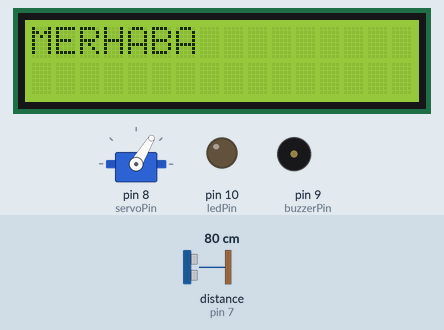
Recording of a sketch running on a simulated Arduino Uno, built with avr-gcc and run on an emulated ATmega328P. Parts: servo, 16×2 character LCD, output pins drawn as LEDs (lit = HIGH), buzzer (waves = sounding). Wiring (inferred from the names in the program): ultrasonic range finder: trigger pin 6; echo pin 7. The inputs (shaded band) are chosen by the test bench; at power-on: distance to the obstacle (sensor on pin 7) 80 cm. The echo pulse lasts 58.3 µs per cm; pins used as bus, display or sensor lines are not drawn; what the sketch prints to the serial monitor is not drawn.

Above: at 1.28 s.
1.3 s: distance to the obstacle (sensor on pin 7) set to 2 cm
At 3.4 s:
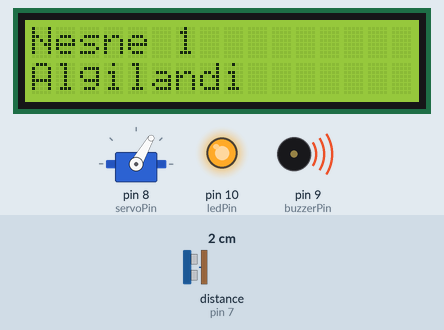
4.0 s: distance to the obstacle (sensor on pin 7) set to 55 cm
7.0 s: distance to the obstacle (sensor on pin 7) set to 66 cm
At 7.64 s:
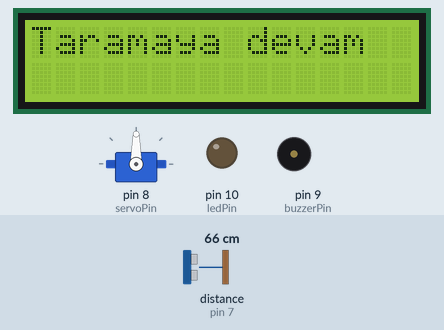
8.6 s: distance to the obstacle (sensor on pin 7) set to 4 cm
At 11.0 s:
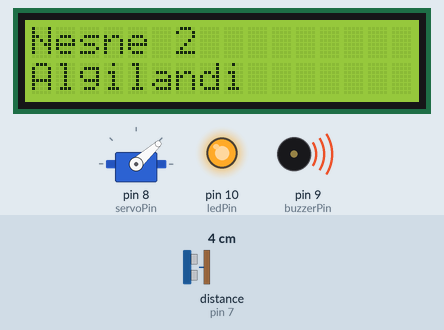
11.3 s: distance to the obstacle (sensor on pin 7) set to 120 cm
At 11.46 s:
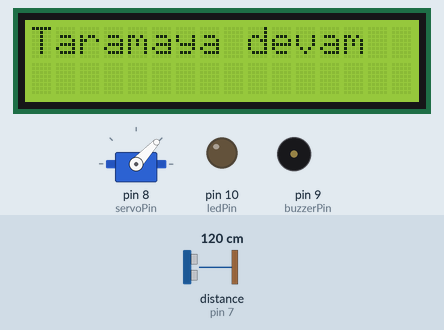
14.3 s: distance to the obstacle (sensor on pin 7) set to 9 cm
At 17.9 s:
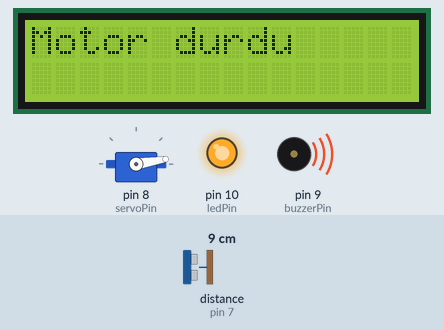
Timing chart, 0 to 19.4 s (numbered marks = the images above; inputs shaded):
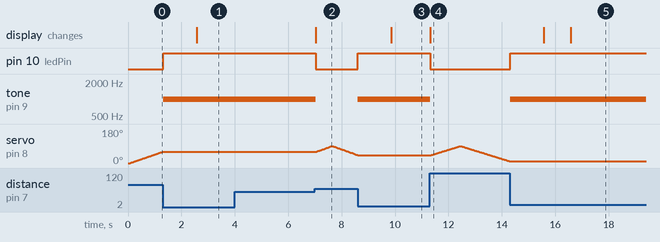

Measured:
- the behaviour switches between 60 and 61 cm on distance to the obstacle (sensor on pin 7) (found by bisection; images 1 and 2)
- after the input at 1.3 s, pin 10 (ledPin): LOW → HIGH at once; tone on pin 9 (buzzerPin): silent → 1000 Hz at once; servo on pin 8 (servoPin): stops changing and stays 60°; the display: changes after 1.3 s (image 1)
- after the input at 4.0 s, every drawn part: stays the same
- after the input at 7.0 s, pin 10 (ledPin): HIGH → LOW at once; tone on pin 9 (buzzerPin): 1000 Hz → silent at once; servo on pin 8 (servoPin): rises from 60° to 90° in 0.55 s, then falls to 43° in 0.94 s; the display: changes at once (image 2)
- after the input at 8.6 s, pin 10 (ledPin): LOW → HIGH at once; tone on pin 9 (buzzerPin): silent → 1000 Hz at once; servo on pin 8 (servoPin): goes on until 8.6 s, then stays 42°; the display: changes after 1.3 s (image 3)
- after the input at 11.3 s, pin 10 (ledPin): HIGH → LOW at once; tone on pin 9 (buzzerPin): 1000 Hz → silent at once; servo on pin 8 (servoPin): rises from 42° to 90° in 1.1 s, then falls to 9° in 1.9 s; the display: changes at once (image 4)
- after the input at 14.3 s, pin 10 (ledPin): LOW → HIGH at once; tone on pin 9 (buzzerPin): silent → 1000 Hz at once; servo on pin 8 (servoPin): stops changing and stays 9°; the display: first changes after 1.3 s (image 5 shows a later state)

The sketch:

sketch_sep25e.ino
```cpp
#include <Servo.h>
#include <LiquidCrystal.h> // LCD kütüphanesi

// Pin ayarları
const int trigPin = 6; // Trig pinini 6 olarak ayarladık
const int echoPin = 7; // Echo pinini 7 olarak ayarladık
const int ledPin = 10; // LED için pin
const int buzzerPin = 9; // Buzzer için pin
const int servoPin = 8; // Servo motor için pin
const int threshold = 60; // Mesafe eşiği (cm)
const unsigned long detectionDuration = 1250; // 1 saniye (milisaniye cinsinden)

const int maxObjects = 3; // Algılanabilecek maksimum nesne sayısı
const unsigned long maxDuration = 20000; // 30 saniye (milisaniye cinsinden)

// LCD bağlantıları
LiquidCrystal lcd(12, 11, 5, 4, 3, 2); // RS, E, D4, D5, D6, D7
Servo myServo; // Servo motor nesnesi

// Değişkenler
bool objectDetected = false; // Nesne algı durumu
int currentAngle = 0; // Servo motorun mevcut açısı
unsigned long detectionStartTime = 0; // Nesnenin algılanmaya başladığı zaman
int objectCounter = 0; // Algılanan nesnelerin sayısı
bool isObjectPrinted = false; // Nesnenin ekrana yazılıp yazılmadığını kontrol eder
bool stopMotor = false; // Motorun durma durumu
unsigned long startMillis; // Başlangıç zamanı için değişken

void setup() {
  Serial.begin(9600); // Seri iletişimi başlat
  pinMode(trigPin, OUTPUT); // Trig pinini çıkış olarak ayarla
  pinMode(echoPin, INPUT);  // Echo pinini giriş olarak ayarla
  pinMode(ledPin, OUTPUT);   // LED pinini çıkış olarak ayarla
  pinMode(buzzerPin, OUTPUT); // Buzzer pinini çıkış olarak ayarla

  myServo.attach(servoPin); // Servo motoru bağla
  myServo.write(currentAngle); // Başlangıç açısı

  lcd.begin(16, 2); // LCD boyutunu ayarla
  lcd.print("MERHABA"); // Başlangıçta mesajı yazdır

  startMillis = millis(); // Başlangıç zamanını al
}

void loop() {
  // Eğer 30 saniye geçmişse sistemi durdur
  if (millis() - startMillis >= maxDuration) {
    stopMotor = true; // Motoru durdur
  }

  if (stopMotor) {
    lcd.clear();
    lcd.print("Motor durdu");
    delay(15000); // 15 saniye bekle
    lcd.clear();
    lcd.print("Sistem kapatiliyor");
    delay(2000); // 2 saniye bekle
    return; // Eğer motor durduysa geri dön ve başka işlem yapma
  }

  int distance = checkDistance(); // Mesafeyi kontrol et

  if (distance < threshold) { // Eğer nesne 30 cm'den yakınsa
    if (!objectDetected) {
      objectDetected = true;
      detectionStartTime = millis(); // Algılanma süresini başlat
      isObjectPrinted = false; // Nesnenin yazdırılmadığını işaretle
    }

    // Eğer nesne 1 saniyeden uzun algılanırsa
    if (millis() - detectionStartTime > detectionDuration && !isObjectPrinted) {
      objectCounter++; // Nesne sayısını arttır
      lcd.clear();
      lcd.print("Nesne ");
      lcd.print(objectCounter); // Algılanan nesne numarasını yazdır
      lcd.setCursor(0, 1);
      lcd.print("Algilandi");
      delay(1000); // Ekranda 1 saniye boyunca göster
      isObjectPrinted = true; // Nesne yazdırıldı olarak işaretle

      if (objectCounter >= maxObjects) {
        stopMotor = true; // 3 nesne algılandıysa motoru durdur
      }
    }

    digitalWrite(ledPin, HIGH); // LED'i yak
    tone(buzzerPin, 1000); // Buzzer'ı çaldır
  } else if (objectDetected) {
    // Eğer nesne algılandı ve sonra uzaklaştıysa
    objectDetected = false;
    digitalWrite(ledPin, LOW); // LED'i kapat
    noTone(buzzerPin); // Buzzer'ı kapat
    lcd.clear();
    lcd.print("Taramaya devam");
  }

  // Eğer nesne algılanmadıysa servo motoru döndürmeye devam et
  if (!objectDetected && !stopMotor) {
    scanArea(); // Servo motoru döndür ve alanı tara
  }
}

void scanArea() {
  // Servo motoru önce 0'dan 90 dereceye döndür
  for (int angle = currentAngle; angle <= 90; angle += 1) {
    myServo.write(angle);
    delay(15); // Servo motor hareketi için bekle
    currentAngle = angle; // Mevcut açıyı güncelle
    if (checkDistance() < threshold) { // Eğer mesafe algılanırsa döngüyü durdur
      return;
    }
  }

  // Servo motoru 90'dan 0 dereceye geri döndür
  for (int angle = currentAngle; angle >= 0; angle -= 1) {
    myServo.write(angle);
    delay(15); // Servo motor hareketi için bekle
    currentAngle = angle; // Mevcut açıyı güncelle
    if (checkDistance() < threshold) { // Eğer mesafe algılanırsa döngüyü durdur
      return;
    }
  }
}

int checkDistance() {
  // Trig pinini LOW yap
  digitalWrite(trigPin, LOW);
  delayMicroseconds(2);

  // Trig pinini HIGH yap ve 10 mikro saniye bekle
  digitalWrite(trigPin, HIGH);
  delayMicroseconds(10);
  digitalWrite(trigPin, LOW);

  // Echo pininden gelen süreyi oku
  long duration = pulseIn(echoPin, HIGH);
  int distance = duration * 0.034 / 2; // Mesafe cm cinsinden

  // Mesafeyi seri port üzerinden yazdır
  Serial.print("Mesafe: ");
  Serial.print(distance);
  Serial.println(" cm");

  return distance; // Mesafeyi geri döndür
}
```
